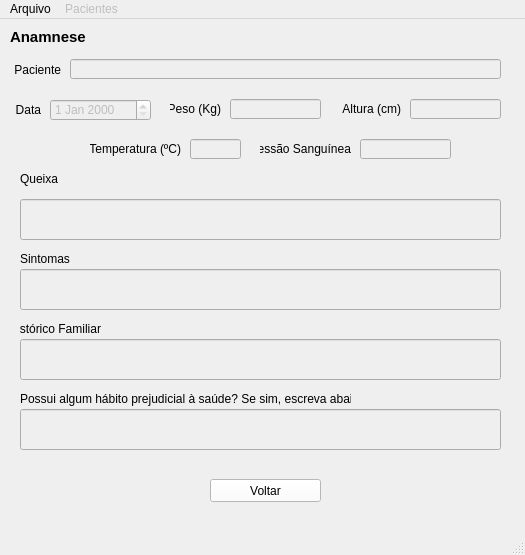
<?xml version="1.0" encoding="UTF-8"?>
<ui version="4.0">
 <class>MainWindow</class>
 <widget class="QMainWindow" name="MainWindow">
  <property name="geometry">
   <rect>
    <x>0</x>
    <y>0</y>
    <width>525</width>
    <height>555</height>
   </rect>
  </property>
  <property name="windowTitle">
   <string>MainWindow</string>
  </property>
  <widget class="QWidget" name="centralwidget">
   <widget class="QLabel" name="label">
    <property name="geometry">
     <rect>
      <x>10</x>
      <y>10</y>
      <width>121</width>
      <height>16</height>
     </rect>
    </property>
    <property name="font">
     <font>
      <pointsize>11</pointsize>
      <weight>75</weight>
      <bold>true</bold>
     </font>
    </property>
    <property name="text">
     <string>Anamnese</string>
    </property>
   </widget>
   <widget class="QLabel" name="label_2">
    <property name="geometry">
     <rect>
      <x>10</x>
      <y>80</y>
      <width>31</width>
      <height>21</height>
     </rect>
    </property>
    <property name="text">
     <string>Data</string>
    </property>
    <property name="alignment">
     <set>Qt::AlignRight|Qt::AlignTrailing|Qt::AlignVCenter</set>
    </property>
   </widget>
   <widget class="QDateEdit" name="dateField">
    <property name="enabled">
     <bool>false</bool>
    </property>
    <property name="geometry">
     <rect>
      <x>50</x>
      <y>80</y>
      <width>101</width>
      <height>22</height>
     </rect>
    </property>
   </widget>
   <widget class="QLineEdit" name="weightField">
    <property name="enabled">
     <bool>false</bool>
    </property>
    <property name="geometry">
     <rect>
      <x>230</x>
      <y>80</y>
      <width>91</width>
      <height>20</height>
     </rect>
    </property>
    <property name="text">
     <string/>
    </property>
   </widget>
   <widget class="QLabel" name="label_5">
    <property name="geometry">
     <rect>
      <x>170</x>
      <y>80</y>
      <width>51</width>
      <height>20</height>
     </rect>
    </property>
    <property name="text">
     <string>Peso (Kg)</string>
    </property>
    <property name="alignment">
     <set>Qt::AlignRight|Qt::AlignTrailing|Qt::AlignVCenter</set>
    </property>
   </widget>
   <widget class="QLineEdit" name="heightField">
    <property name="enabled">
     <bool>false</bool>
    </property>
    <property name="geometry">
     <rect>
      <x>410</x>
      <y>80</y>
      <width>91</width>
      <height>20</height>
     </rect>
    </property>
    <property name="text">
     <string/>
    </property>
   </widget>
   <widget class="QLabel" name="label_6">
    <property name="geometry">
     <rect>
      <x>340</x>
      <y>80</y>
      <width>61</width>
      <height>20</height>
     </rect>
    </property>
    <property name="text">
     <string>Altura (cm)</string>
    </property>
    <property name="alignment">
     <set>Qt::AlignRight|Qt::AlignTrailing|Qt::AlignVCenter</set>
    </property>
   </widget>
   <widget class="QLineEdit" name="complaintField">
    <property name="enabled">
     <bool>false</bool>
    </property>
    <property name="geometry">
     <rect>
      <x>20</x>
      <y>180</y>
      <width>481</width>
      <height>41</height>
     </rect>
    </property>
    <property name="text">
     <string/>
    </property>
   </widget>
   <widget class="QLabel" name="label_7">
    <property name="geometry">
     <rect>
      <x>20</x>
      <y>150</y>
      <width>41</width>
      <height>20</height>
     </rect>
    </property>
    <property name="text">
     <string>Queixa</string>
    </property>
    <property name="alignment">
     <set>Qt::AlignLeading|Qt::AlignLeft|Qt::AlignVCenter</set>
    </property>
   </widget>
   <widget class="QLineEdit" name="symptomsField">
    <property name="enabled">
     <bool>false</bool>
    </property>
    <property name="geometry">
     <rect>
      <x>20</x>
      <y>250</y>
      <width>481</width>
      <height>41</height>
     </rect>
    </property>
    <property name="text">
     <string/>
    </property>
   </widget>
   <widget class="QLabel" name="label_8">
    <property name="geometry">
     <rect>
      <x>20</x>
      <y>230</y>
      <width>51</width>
      <height>20</height>
     </rect>
    </property>
    <property name="text">
     <string>Sintomas</string>
    </property>
    <property name="alignment">
     <set>Qt::AlignLeading|Qt::AlignLeft|Qt::AlignVCenter</set>
    </property>
   </widget>
   <widget class="QLineEdit" name="tempField">
    <property name="enabled">
     <bool>false</bool>
    </property>
    <property name="geometry">
     <rect>
      <x>190</x>
      <y>120</y>
      <width>51</width>
      <height>20</height>
     </rect>
    </property>
    <property name="text">
     <string/>
    </property>
   </widget>
   <widget class="QLabel" name="label_9">
    <property name="geometry">
     <rect>
      <x>90</x>
      <y>120</y>
      <width>91</width>
      <height>20</height>
     </rect>
    </property>
    <property name="text">
     <string>Temperatura (ºC)</string>
    </property>
    <property name="alignment">
     <set>Qt::AlignRight|Qt::AlignTrailing|Qt::AlignVCenter</set>
    </property>
   </widget>
   <widget class="QLabel" name="label_10">
    <property name="geometry">
     <rect>
      <x>260</x>
      <y>120</y>
      <width>91</width>
      <height>20</height>
     </rect>
    </property>
    <property name="text">
     <string>Pressão Sanguínea</string>
    </property>
    <property name="alignment">
     <set>Qt::AlignRight|Qt::AlignTrailing|Qt::AlignVCenter</set>
    </property>
   </widget>
   <widget class="QLineEdit" name="bloodField">
    <property name="enabled">
     <bool>false</bool>
    </property>
    <property name="geometry">
     <rect>
      <x>360</x>
      <y>120</y>
      <width>91</width>
      <height>20</height>
     </rect>
    </property>
    <property name="text">
     <string/>
    </property>
   </widget>
   <widget class="QLineEdit" name="familyField">
    <property name="enabled">
     <bool>false</bool>
    </property>
    <property name="geometry">
     <rect>
      <x>20</x>
      <y>320</y>
      <width>481</width>
      <height>41</height>
     </rect>
    </property>
    <property name="text">
     <string/>
    </property>
   </widget>
   <widget class="QLabel" name="label_11">
    <property name="geometry">
     <rect>
      <x>20</x>
      <y>300</y>
      <width>81</width>
      <height>20</height>
     </rect>
    </property>
    <property name="text">
     <string>Histórico Familiar</string>
    </property>
    <property name="alignment">
     <set>Qt::AlignRight|Qt::AlignTrailing|Qt::AlignVCenter</set>
    </property>
   </widget>
   <widget class="QLabel" name="label_12">
    <property name="geometry">
     <rect>
      <x>20</x>
      <y>370</y>
      <width>331</width>
      <height>20</height>
     </rect>
    </property>
    <property name="text">
     <string>Possui algum hábito prejudicial à saúde? Se sim, escreva abaixo</string>
    </property>
    <property name="alignment">
     <set>Qt::AlignLeading|Qt::AlignLeft|Qt::AlignVCenter</set>
    </property>
   </widget>
   <widget class="QLineEdit" name="habitField">
    <property name="enabled">
     <bool>false</bool>
    </property>
    <property name="geometry">
     <rect>
      <x>20</x>
      <y>390</y>
      <width>481</width>
      <height>41</height>
     </rect>
    </property>
    <property name="text">
     <string/>
    </property>
   </widget>
   <widget class="QPushButton" name="pushButton_CancelA">
    <property name="geometry">
     <rect>
      <x>210</x>
      <y>460</y>
      <width>111</width>
      <height>23</height>
     </rect>
    </property>
    <property name="styleSheet">
     <string notr="true">background-color: rgb(255, 255, 255);</string>
    </property>
    <property name="text">
     <string>Voltar</string>
    </property>
   </widget>
   <widget class="QLabel" name="label_3">
    <property name="geometry">
     <rect>
      <x>10</x>
      <y>40</y>
      <width>51</width>
      <height>21</height>
     </rect>
    </property>
    <property name="text">
     <string>Paciente</string>
    </property>
    <property name="alignment">
     <set>Qt::AlignRight|Qt::AlignTrailing|Qt::AlignVCenter</set>
    </property>
   </widget>
   <widget class="QLineEdit" name="nameField">
    <property name="enabled">
     <bool>false</bool>
    </property>
    <property name="geometry">
     <rect>
      <x>70</x>
      <y>40</y>
      <width>431</width>
      <height>20</height>
     </rect>
    </property>
    <property name="text">
     <string/>
    </property>
   </widget>
  </widget>
  <widget class="QMenuBar" name="menubar">
   <property name="geometry">
    <rect>
     <x>0</x>
     <y>0</y>
     <width>525</width>
     <height>21</height>
    </rect>
   </property>
   <widget class="QMenu" name="menuArquivo">
    <property name="title">
     <string>Arquivo</string>
    </property>
    <addaction name="actionSair"/>
   </widget>
   <widget class="QMenu" name="menuPaciente">
    <property name="enabled">
     <bool>false</bool>
    </property>
    <property name="title">
     <string>Pacientes</string>
    </property>
    <addaction name="actionAdicionar_exames"/>
   </widget>
   <addaction name="menuArquivo"/>
   <addaction name="menuPaciente"/>
  </widget>
  <widget class="QStatusBar" name="statusbar"/>
  <action name="actionSair">
   <property name="text">
    <string>Sair</string>
   </property>
  </action>
  <action name="actionAdicionar_exames">
   <property name="text">
    <string>Adicionar exames</string>
   </property>
  </action>
  <action name="actionAdicionar_anamnese">
   <property name="text">
    <string>Adicionar anamnese</string>
   </property>
  </action>
 </widget>
 <resources/>
 <connections/>
</ui>
